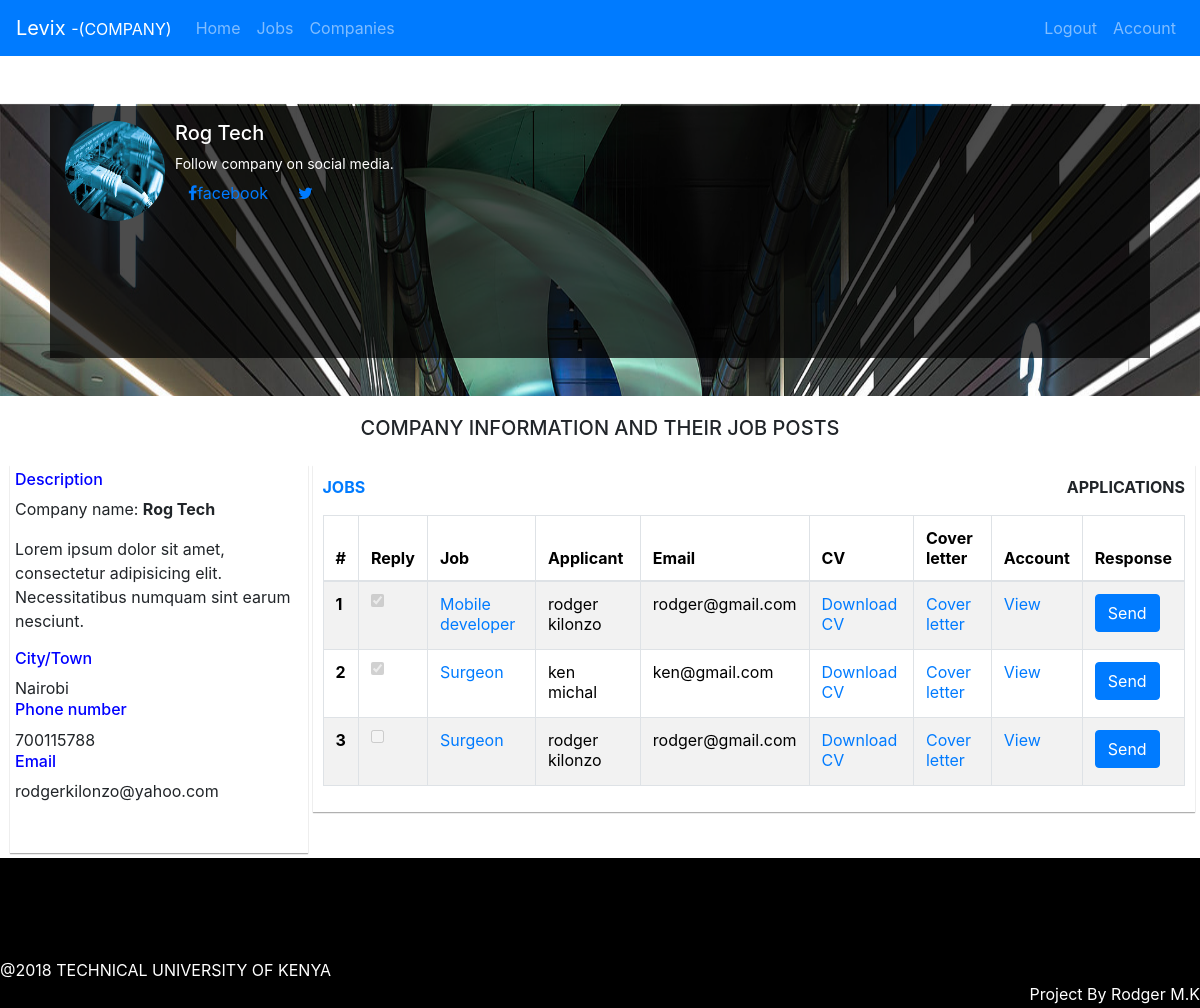
The page /company/applications.php?company_id=5 (signed in) on the database its author committed.
### tables this page shows
CREATE TABLE `company` (
  `company_id` int(11) NOT NULL,
  `company_name` varchar(50) NOT NULL,
  `company_type` varchar(50) NOT NULL,
  `email` varchar(50) NOT NULL,
  `about` varchar(500) NOT NULL,
  `location` varchar(20) NOT NULL,
  `phone_number` int(20) NOT NULL,
  `facebook_url` varchar(100) NOT NULL,
  `twitter_url` varchar(100) NOT NULL,
  `password` varchar(100) NOT NULL
);

CREATE TABLE `job_seeker` (
  `user_id` int(11) NOT NULL,
  `first_name` varchar(20) NOT NULL,
  `last_name` varchar(20) NOT NULL,
  `email` varchar(100) NOT NULL,
  `gender` varchar(10) NOT NULL,
  `location` varchar(50) NOT NULL,
  `phone_number` int(20) NOT NULL,
  `hobbies` varchar(500) NOT NULL,
  `skills` varchar(500) NOT NULL,
  `education` varchar(500) NOT NULL,
  `experience` varchar(500) NOT NULL,
  `password` varchar(100) NOT NULL
);

CREATE TABLE `message` (
  `job_id` int(11) NOT NULL,
  `user_id` int(11) NOT NULL,
  `message` varchar(500) NOT NULL,
  `date_sent` timestamp NOT NULL DEFAULT CURRENT_TIMESTAMP ON UPDATE CURRENT_TIMESTAMP,
  `viewed` int(1) NOT NULL
);

CREATE TABLE `jobs` (
  `job_id` int(11) NOT NULL,
  `company_id` int(11) NOT NULL,
  `job_name` varchar(20) NOT NULL,
  `job_type` varchar(20) NOT NULL,
  `about` varchar(500) NOT NULL,
  `requirements` varchar(500) NOT NULL,
  `resposibility` varchar(500) NOT NULL,
  `experience` varchar(20) NOT NULL,
  `salary` varchar(50) NOT NULL,
  `deadline` date NOT NULL,
  `date_posted` date NOT NULL
);

### company/applications.php (the view, shortened to what this page needs)
<?php
include "../functions/connect.php";
if(isset($_COOKIE['sess_user'])){
$id=$_GET['company_id'];
$check=mysqli_query($conn, "SELECT * FROM `company` WHERE `company_id` = '$id' ");
$rows = mysqli_fetch_array($check);
  if($rows['email']==$_COOKIE['sess_user']){
?>
<html lang="en">
<?php
if(isset($_GET['company_id'])){
    $company_id=$_GET['company_id'];
    include "../functions/connect.php";
   $select = mysqli_query($conn, "SELECT * FROM `company` WHERE `company_id` = '$company_id' ");
    if (mysqli_num_rows($select)) {
    ?>
  <head>
    <link rel="stylesheet" href="https://maxcdn.bootstrapcdn.com/bootstrap/4.0.0/css/bootstrap.min.css">
<link rel="stylesheet" href="https://cdnjs.cloudflare.com/ajax/libs/font-awesome/4.7.0/css/font-awesome.min.css">
<link rel="stylesheet" href="https://cdnjs.cloudflare.com/ajax/libs/bootstrap-social/5.1.1/bootstrap-social.css">
  </head>
  <body>
<nav class="navbar navbar-expand-lg navbar-dark bg-primary">
   <a class="navbar-brand" href="#">Levix   <?php
if(isset($_COOKIE["sess_user"])){
include "../functions/connect.php";
  $email=$_COOKIE["sess_user"];
 $select = mysqli_query($conn, "SELECT * FROM `job_seeker` WHERE `email` = '$email' ");
if(mysqli_num_rows($select)) {
?>
<small>-(JOB SEEKER)</small>
<?php }else{ ?>
<small>-(COMPANY)</small>
<?php }}?>
</a>
  <div class="collapse navbar-collapse" id="navbarSupportedContent">
    <ul class="navbar-nav mr-auto">
       <li class="nav-item ">
        <a class="nav-link" href="../index.php">Home <span class="sr-only">(current)</span></a>
      </li>
      <li class="nav-item">
        <a class="nav-link" href="../jobs.php">Jobs <span class="sr-only">(current)</span></a>
      </li>
      <li class="nav-item">
        <a class="nav-link" href="../companies.php">Companies</a>
      </li>
    </ul>
    <div>
        <ul class="navbar-nav mr-auto ">
          <?php
if(isset($_COOKIE["sess_user"])){
?>
       <li class="nav-item ">
   <a class="nav-link " href="../functions/logout.php">Logout</a>
      </li>
    <?php } ?>
<?php
include "../functions/connect.php";
if(isset($_COOKIE['sess_user'])){
$id=$_GET['company_id'];
$check=mysqli_query($conn, "SELECT * FROM `company` WHERE `company_id` = '$id' ");
$rows = mysqli_fetch_array($check);
  if($rows['email']==$_COOKIE['sess_user']){
?>
 <li class="nav-item ">
 <a class="nav-link " href=<?php echo "../company/profile.php?company_id=".$company_id ?>>Account</a>
</li>
<?php }}?>
    </ul>
    </div>
  </div>
</nav>
<div class="parallax" style="height:340px">
  <div style="width: 100%;color:white">
    <div class="dark" style="float:left;background-color: black;opacity:0.7;width: 100%;height:105%;margin: 0 auto 0 auto"></div>
<div style="position: absolute;float: left;padding: 10px;width: 70%;">
  <?php
   include "../functions/connect.php";
             $company_id=$_GET['company_id'];
         $query = mysqli_query($conn,"SELECT * from company WHERE company_id='$company_id'");
               while ($row = mysqli_fetch_array($query)) {
  ?>
  <div style="float: left;margin:5px"> <img src=<?php
if(file_exists("../images/profile/company/".$row['email'].".jpg")){
  echo  "../images/profile/company/".$row['email'].".jpg";
}
else{
  if(file_exists("../images/profile/company/".$row['email'].".png")){
  echo  "../images/profile/company/".$row['email'].".png";
}else{
  echo "../images/profile/company/prof.png";
}
}
    ?> style="width: 100px;height: 100px;border-radius: 50px"></div><div style="float:left;margin:5px">
    <h5><?php echo $row['company_name']; ?></h5>
<p style="font-size:14">
  Follow company on social media.  <br/>
   <a class="btn btn-social btn-facebook" href=<?php echo $row['facebook_url'];?>  >
    <span class="fa fa-facebook"></span>facebook
  </a>
      <a class="btn btn-social-icon btn-twitter" href=<?php echo $row['twitter_url'];?> >
    <span class="fa fa-twitter"></span>
  </a>
</p>
  </div>
<?php } ?>
</div>
  </div>
</div>
<h5 style="text-align: center;margin: 20px">COMPANY INFORMATION AND THEIR JOB POSTS</h5>
 <div class="main">
 <div class="about" style="background-color:white">
  <?php
   include "../functions/connect.php";
   $company_id=$_GET['company_id'];
         $query = mysqli_query($conn,"SELECT * from company WHERE company_id='$company_id'");
               while ($row = mysqli_fetch_array($query)) {
  ?>
<h6 style="color: blue">Description</h6>
<p>Company name: <b><?php echo $row['company_name']; ?></b></p>
<p><?php echo $row['about']; ?></p>
<h6 style="color: blue">City/Town</h6>
<?php echo $row['location']; ?>
 <h6 style="color: blue">Phone number</h6>
<?php echo $row['phone_number']; ?>
 <h6 style="color: blue">Email</h6>
<?php echo $row['email']; ?>
<?php } ?>
</div>
<div class="container" style="background-color:white">
<p style="width: 100%;font-weight: bold"> <a href=<?php echo "profile.php?company_id=".$_GET['company_id'] ?>  style="float: left">JOBS</a> <span style="float:right">APPLICATIONS</span> </p>
 <table class="table table-hover table-striped table-bordered " style="z-index: 0">
  <thead>
    <tr>
      <th scope="col">#</th>
            <th scope="col">Reply</th>
      <th scope="col">Job</th>
      <th scope="col">Applicant</th>
      <th scope="col">Email</th>
       <th scope="col">CV</th>
        <th scope="col">Cover letter</th>
       <th scope="col">Account</th>
      <th scope="col">Response</th>
    </tr>
  </thead>
  <tbody>
  <?php
  include "../functions/connect.php";
  $no=1;
     $company_id=$_GET['company_id'];
            $query = mysqli_query($conn,"SELECT * from jobs WHERE company_id='$company_id'");
               while ($row = mysqli_fetch_array($query)) {
                $job_id=$row['job_id'];
       $query2 = mysqli_query($conn,"SELECT * from applications WHERE job_id='$job_id'");
               while ($row2 = mysqli_fetch_array($query2)){
               $user_id=$row2['user_id'];
                    $query3= mysqli_query($conn,"SELECT * from job_seeker WHERE user_id='$user_id'");
               while($row3= mysqli_fetch_array($query3)){
   $query5 = mysqli_query($conn,"SELECT * from message WHERE job_id='$job_id' and user_id='$user_id' ORDER BY date_sent DESC");
               $row5 = mysqli_fetch_array($query5);
      ?>
    <tr>
      <th scope="row"><?php echo $no; $no++?></th>
            <th scope="row"><input type="checkbox" <?php if(isset($row5['message'])){echo "checked";} ?> disabled></th>
      <td><a href="#"><?php echo $row['job_name']; ?></a></td>
      <td><?php echo $row3['first_name']." ".$row3['last_name']; ?></td>
      <td><?php echo $row3['email']; ?></td>
      <td><a href=<?php
      if(file_exists("../assets/cv_docs/".$job_id."_".$user_id.".docx")){
echo "../assets/cv_docs/".$job_id."_".$user_id.".docx";}else{
echo "../assets/cv_docs/".$job_id."_".$user_id.".pdf";
}
      ?> download=<?php echo $row3['first_name']."_".$row3['last_name'] ."(CV)"   ?>>Download CV</a></td>
        <td><a href=<?php
      if(file_exists("../assets/cover_docs/".$job_id."_".$user_id.".docx")){
echo "../assets/cover_docs/".$job_id."_".$user_id.".docx";}else{
echo "../assets/cover_docs/".$job_id."_".$user_id.".pdf";
}
      ?> download=<?php echo $row3['first_name']."_".$row3['last_name'] ."(Cover_letter)" ?>>Cover letter</a></td>
      <td><a href=<?php echo "../user/profile.php?user_id=".$user_id; ?> >View</a></td>
      <td><button class="btn btn-primary" data-toggle="modal" data-target=<?php echo "#response_".$row['job_id']."_".$row2['user_id']; ?> >Send</button></td>
    </tr>
    <?php } } }?>
  </tbody>
</table>
</div>
</div>
  </body>
  <footer>
    <div style="padding-top:100px;width:100%">
   <div>@2018 TECHNICAL UNIVERSITY OF KENYA </div>
<div style="float:right;right:10px">Project By Rodger M.K</div>
  </div>
  </footer>
<?php }else{
  echo "USER DOES NOT EXIST";
} }else{
echo "PLEASE SELECT USER";
}?>
<?php }else{echo "PLEASE LOGIN";}}?>
</html>

### company/applications.php (style rules this page uses)
body { margin: 0px; }
table { color:black; z-index: 99999; border: 9px solid black; }
input,textarea { margin-right:10px; margin-bottom:5px; }
button { margin-bottom:5px; }
.container { padding: 10px; }
.parallax { padding:50px; background-image: url("../images/jobs2.jpg"); height: 40vh; width: 100%; background-attachment: fixed; background-position: center; background-repeat: no-repeat; background-size: 100% 100vh; }
footer { background-color: black; height: 150px; width: 100%; color:white; bottom: 0; }
@media (min-width: 700px) { .main { display: flex; flex-wrap: wrap; padding: 5px; align-items: flex-start; } }
.dark { height: 110% }
.about { padding: 5px; flex:1; box-shadow: 0 1px 1.5px 0 rgba(0,0,0,.12), 0 1px 1px 0 rgba(0,0,0,.24); margin-right: 5px; margin-left: 5px; padding-bottom: 50px; }
.container { margin-right:10px; margin-left: 10px; box-shadow: 0 1px 1.5px 0 rgba(0,0,0,.12), 0 1px 1px 0 rgba(0,0,0,.24); flex:3; margin: 0 auto 0 auto; flex-wrap: wrap; display: flex; justify-content: space-around; display: flex; }

### rows shown on the page
company: email (picture), company_name "Rog Tech", about "Lorem ipsum dolor sit amet, consectetur adipisicing elit. Necessitatibus numquam sint earum nesciunt.", location "Nairobi", phone_number "700115788", email "rodgerkilonzo@yahoo.com"
jobs: job_name "Mobile developer"
job_seeker: first_name "rodger", last_name "kilonzo", email "rodger@gmail.com"
message: message "☑"
jobs: job_name "Surgeon"
job_seeker: first_name "ken", last_name "michal", email "ken@gmail.com"
message: message "☑"
